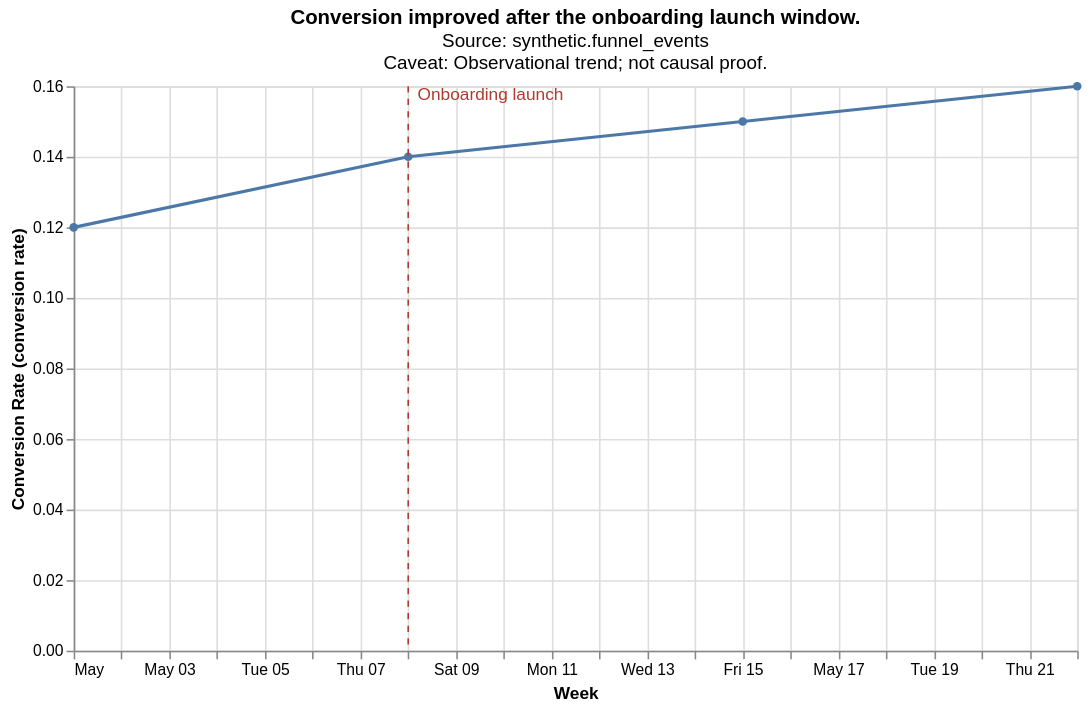

Specify this chart in Vega-Lite:
### Vega-Lite specification from a JSON file in a GitHub repository (floating-point values rounded to 4 significant figures)
{"config": {"view": {"continuousWidth": 300, "continuousHeight": 300}}, "layer": [{"data": {"name": "data-f7ae7c7116813c8ce173f7a8e96e6a11"}, "mark": {"type": "line", "point": true}, "encoding": {"tooltip": [{"field": "week", "type": "temporal"}, {"field": "conversion_rate", "type": "quantitative"}], "x": {"field": "week", "title": "Week", "type": "temporal"}, "y": {"field": "conversion_rate", "title": "Conversion Rate (conversion rate)", "type": "quantitative"}}}, {"data": {"name": "data-30c96721cf7dfaa86848adb2762b6597"}, "mark": {"type": "rule", "color": "#b03a2e", "strokeDash": [4, 4]}, "encoding": {"x": {"field": "week", "type": "temporal"}}}, {"data": {"name": "data-30c96721cf7dfaa86848adb2762b6597"}, "mark": {"type": "text", "align": "left", "color": "#b03a2e", "dx": 6, "dy": -6}, "encoding": {"text": {"field": "label", "type": "nominal"}, "x": {"field": "week", "type": "temporal"}, "y": {"value": 12}}}], "height": 360, "title": {"text": "Conversion improved after the onboarding launch window.", "subtitle": ["Source: synthetic.funnel_events", "Caveat: Observational trend; not causal proof."]}, "width": 640, "$schema": "https://vega.github.io/schema/vega-lite/v6.4.1.json", "datasets": {"data-f7ae7c7116813c8ce173f7a8e96e6a11": [{"week": "2026-05-01", "conversion_rate": 0.12}, {"week": "2026-05-08", "conversion_rate": 0.14}, {"week": "2026-05-15", "conversion_rate": 0.15}, {"week": "2026-05-22", "conversion_rate": 0.16}], "data-30c96721cf7dfaa86848adb2762b6597": [{"week": "2026-05-08", "label": "Onboarding launch"}]}}
